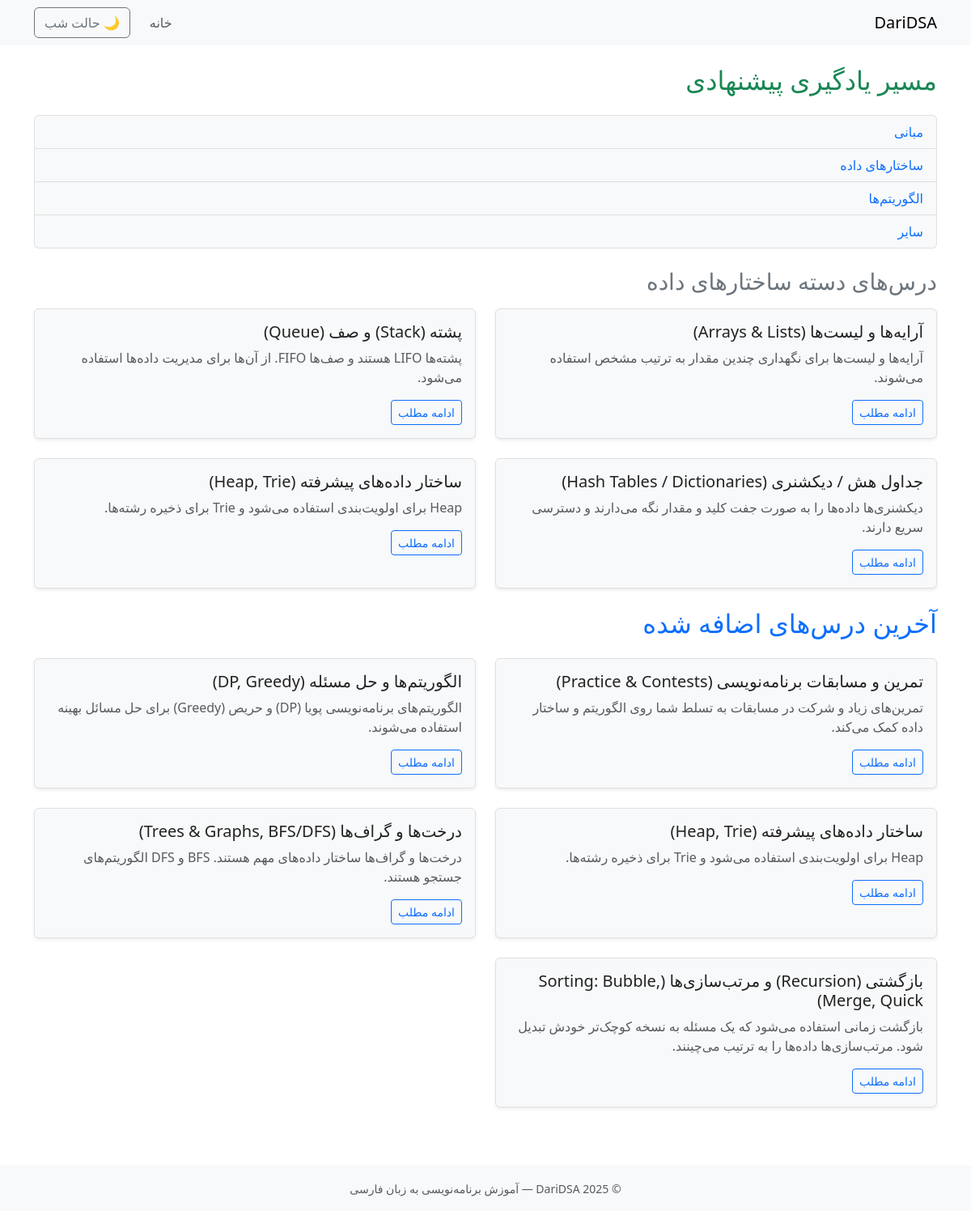
The page /?category=data_structures on the database its author committed.
### lessons/models.py (models this page shows, shortened)
class Lesson(models.Model):
    CATEGORY_CHOICES = [
        ('basics', 'مبانی'),
        ('data_structures', 'ساختارهای داده'),
        ('algorithms', 'الگوریتم‌ها'),
        ('interviews', 'مصاحبه‌ها'),
        ('other', 'سایر'),
    ]
    title = models.CharField("عنوان", max_length=200)
    slug = models.SlugField(unique=True, blank=True)
    content = models.TextField("توضیحات")
    code_snippet = models.TextField("کد نمونه", blank=True)
    image = models.ImageField("عکس (اختیاری)", upload_to='lessons/', blank=True, null=True)
    created_at = models.DateTimeField(default=timezone.now)
    category = models.CharField("دسته‌بندی", max_length=50, choices=CATEGORY_CHOICES, default='other')
    author = models.CharField("نویسنده", max_length=100, default='Rafi')
    class Meta:
        ordering = ['-created_at']
        verbose_name = "درس"
        verbose_name_plural = "درس‌ها"

### lessons/views.py (the view)
# urls.py: path('', views.lesson_list, name='lesson_list'),
def lesson_list(request):
    selected_category = request.GET.get('category')
    category_map = dict(Lesson.CATEGORY_CHOICES)
    categories_raw = Lesson.objects.values_list('category', flat=True)
    categories_set = set(cat.strip() for cat in categories_raw if cat)
    categories_sorted = [cat for cat in ROADMAP_ORDER if cat in categories_set]
    roadmap_categories = [{'code': cat, 'name': category_map.get(cat, cat)} for cat in categories_sorted]
    lessons_in_category = Lesson.objects.filter(category=selected_category).order_by('created_at') if selected_category else []
    latest_lessons = Lesson.objects.order_by('-created_at')[:5]
    selected_category_name = category_map.get(selected_category) if selected_category else None
    return render(request, 'lessons/lesson_list.html', {
        'roadmap_categories': roadmap_categories,
        'lessons_in_category': lessons_in_category,
        'latest_lessons': latest_lessons,
        'selected_category': selected_category,
        'selected_category_name': selected_category_name,
    })

### templates/lessons/lesson_list.html (shortened to what this page needs)
{% extends "base.html" %}
{% load static %}
{% block extra_css %}
<link rel="stylesheet" href="{% static 'css/lessons.css' %}">
{% endblock %}
{% block content %}
<h2 class="mb-4 text-success">مسیر یادگیری پیشنهادی</h2>
<div class="mb-4">
  <ul class="list-group">
    {% for cat in roadmap_categories %}
      <li class="list-group-item">
        <a href="?category={{ cat.code }}">{{ cat.name }}</a>
      </li>
    {% endfor %}
  </ul>
</div>
{% if lessons_in_category %}
  <h3 class="mb-3 text-secondary">درس‌های دسته {{ selected_category_name }}</h3>
  <div class="row">
    {% for lesson in lessons_in_category %}
      <div class="col-md-6 mb-4">
        <div class="card h-100 shadow-sm">
          <div class="card-body">
            <h5 class="card-title">{{ lesson.title }}</h5>
            <p class="card-text text-muted">{{ lesson.content|truncatewords:25 }}</p>
            <a href="{% url 'lesson_detail' lesson.slug %}" class="btn btn-outline-primary btn-sm">ادامه مطلب</a>
          </div>
        </div>
      </div>
    {% endfor %}
  </div>
{% endif %}
<h2 class="mb-4 text-primary">آخرین درس‌های اضافه شده</h2>
<div class="row">
  {% for lesson in latest_lessons %}
    <div class="col-md-6 mb-4">
      <div class="card h-100 shadow-sm">
        <div class="card-body">
          <h5 class="card-title">{{ lesson.title }}</h5>
          <p class="card-text text-muted">{{ lesson.content|truncatewords:25 }}</p>
          <a href="{% url 'lesson_detail' lesson.slug %}" class="btn btn-outline-primary btn-sm">ادامه مطلب</a>
        </div>
      </div>
    </div>
  {% endfor %}
</div>
{% endblock %}

### static/css/styles.css (style rules this page uses)
:root { --bg-color: #ffffff; --text-color: #222222; --card-bg: #f8f9fa; --link-color: #0d6efd; --border-color: #e0e0e0; --nav-bg: #ffffff; --nav-text: #000000; --footer-bg: #f8f9fa; --btn-border: #0d6efd; }
body { background-color: var(--bg-color); color: var(--text-color); transition: all 0.3s ease-in-out; }
a { color: var(--link-color); text-decoration: none; }
ul, ol, li { color: var(--text-color); }
h1, h2, h3, h4, h5, h6 { color: var(--text-color); }
.card { background-color: var(--card-bg); border: 1px solid var(--border-color); transition: all 0.3s ease-in-out; }
.card-title { color: var(--text-color); }
.card-text, .text-muted { color: var(--text-color); }
.list-group-item { background-color: var(--card-bg); color: var(--text-color); border: 1px solid var(--border-color); }

### rows shown on the page
Lesson: title "آرایه‌ها و لیست‌ها (Arrays & Lists)", content "آرایه‌ها و لیست‌ها برای نگهداری چندین مقدار به ترتیب مشخص استفاده می‌شوند."
Lesson: title "پشته (Stack) و صف (Queue)", content "پشته‌ها LIFO هستند و صف‌ها FIFO. از آن‌ها برای مدیریت داده‌ها استفاده می‌شود."
Lesson: title "جداول هش / دیکشنری (Hash Tables / Dictionaries)", content "دیکشنری‌ها داده‌ها را به صورت جفت کلید و مقدار نگه می‌دارند و دسترسی سریع دارند."
Lesson: title "ساختار داده‌های پیشرفته (Heap, Trie)", content "Heap برای اولویت‌بندی استفاده می‌شود و Trie برای ذخیره رشته‌ها."
Lesson: title "تمرین و مسابقات برنامه‌نویسی (Practice & Contests)", content "تمرین‌های زیاد و شرکت در مسابقات به تسلط شما روی الگوریتم و ساختار داده کمک می‌کند."
Lesson: title "الگوریتم‌ها و حل مسئله (DP, Greedy)", content "الگوریتم‌های برنامه‌نویسی پویا (DP) و حریص (Greedy) برای حل مسائل بهینه استفاده می‌شوند."
Lesson: title "درخت‌ها و گراف‌ها (Trees & Graphs, BFS/DFS)", content "درخت‌ها و گراف‌ها ساختار داده‌های مهم هستند. BFS و DFS الگوریتم‌های جستجو هستند."
Lesson: title "بازگشتی (Recursion) و مرتب‌سازی‌ها (Sorting: Bubble, Merge, Quick)", content "بازگشت زمانی استفاده می‌شود که یک مسئله به نسخه کوچک‌تر خودش تبدیل شود. مرتب‌سازی‌ها داده‌ها را به ترتیب می‌چینند."

### other values the page prints
{{ cat.name }} "مبانی" "ساختارهای داده" "الگوریتم‌ها" "سایر"
{{ selected_category_name }} "ساختارهای داده"
